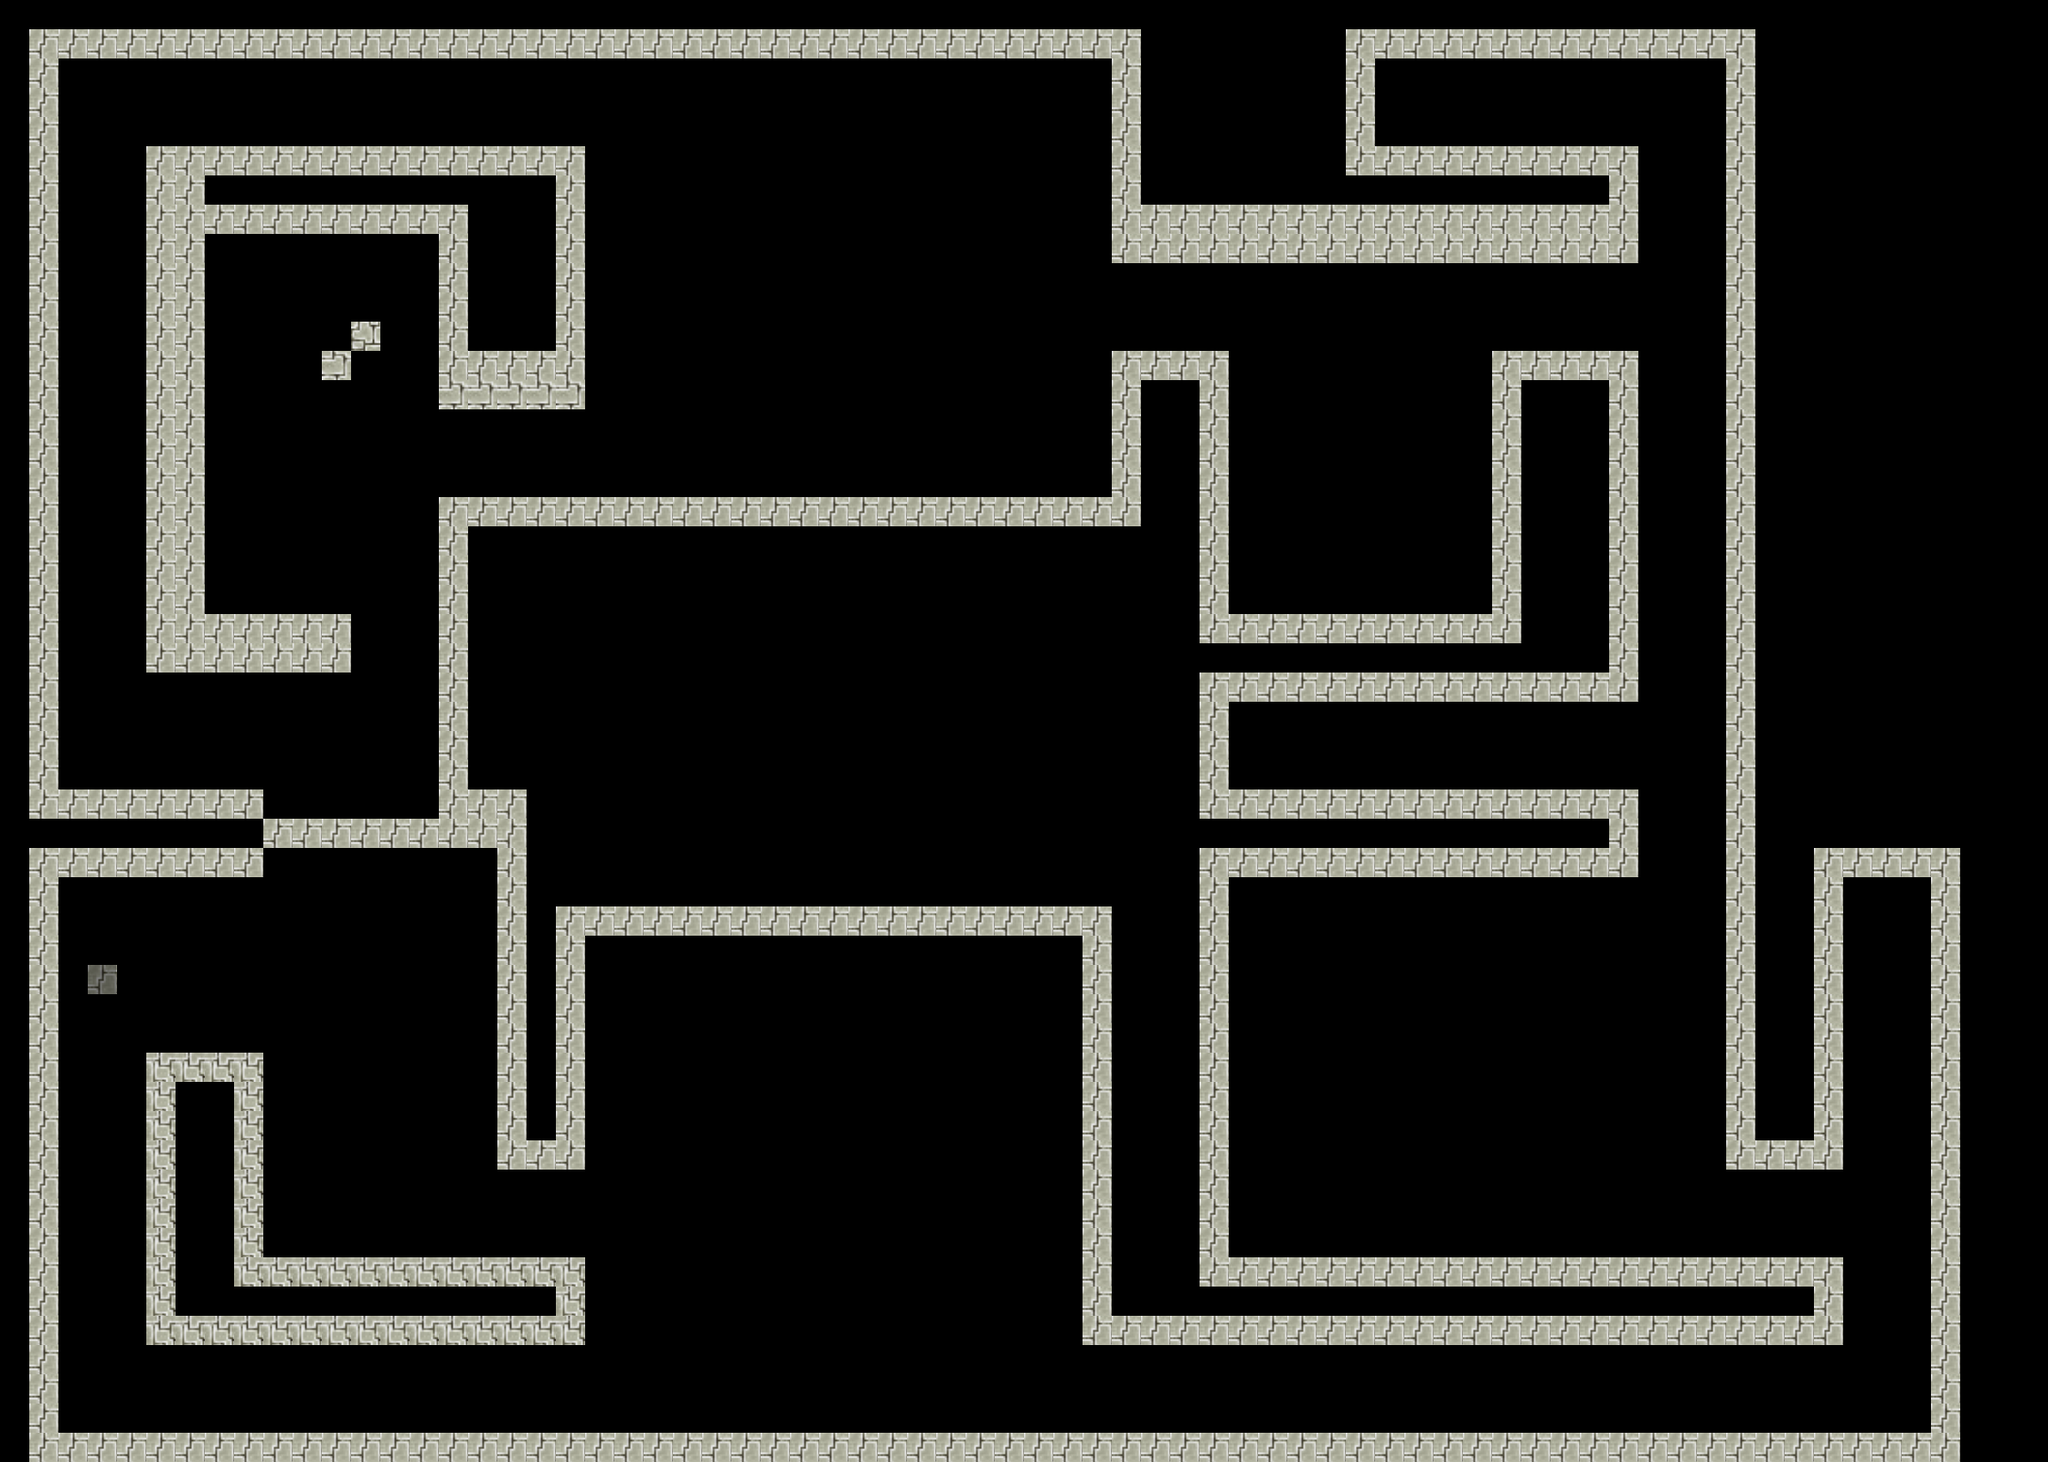

This game map was drawn from its Tiled (.tmx) file and the tilesets committed beside it. A one-line description and the trimmed map source follow:
An orthogonal 70x50 tile map with 32x32 px tiles, 4 tile layers (SpawnOeste, Bosses, Gato, Walls), 2 hidden layers not drawn, 3 tilesets.

<map version="1.2" tiledversion="1.2.3" orientation="orthogonal" renderorder="right-down" width="70" height="50" tilewidth="32" tileheight="32" infinite="0" nextlayerid="28" nextobjectid="53">
 <tileset firstgid="1" source="Basic.tsx" />
 <tileset firstgid="1025" source="../../../Diseño Gráfico/Paquete de texturas/Mazmorras.tsx" />
 <tileset firstgid="1037" source="MazmorrasX2.tsx" />
 <layer id="22" name="SpawnOeste" width="70" height="50">
  <data>[3500 cells, 1 non-empty, 1 distinct tile ids]</data>
 </layer>
 <layer id="25" name="Bosses" width="70" height="50">
  <data>[3500 cells, 1 non-empty, 1 distinct tile ids]</data>
 </layer>
 <layer id="27" name="Gato" width="70" height="50">
  <data>[3500 cells, 1 non-empty, 1 distinct tile ids]</data>
 </layer>
 <layer id="20" name="Walls" width="70" height="50">
  <data>[3500 cells, 699 non-empty, 3 distinct tile ids]</data>
 </layer>
 <layer id="26" name="Enemigos" width="70" height="50" visible="0">
  <data>[3500 cells, 5 non-empty, 2 distinct tile ids]</data>
 </layer>
 <layer id="19" name="Suelo" width="70" height="50" visible="0">
  <data>[3500 cells, 2137 non-empty, 10 distinct tile ids]</data>
 </layer>
</map>
